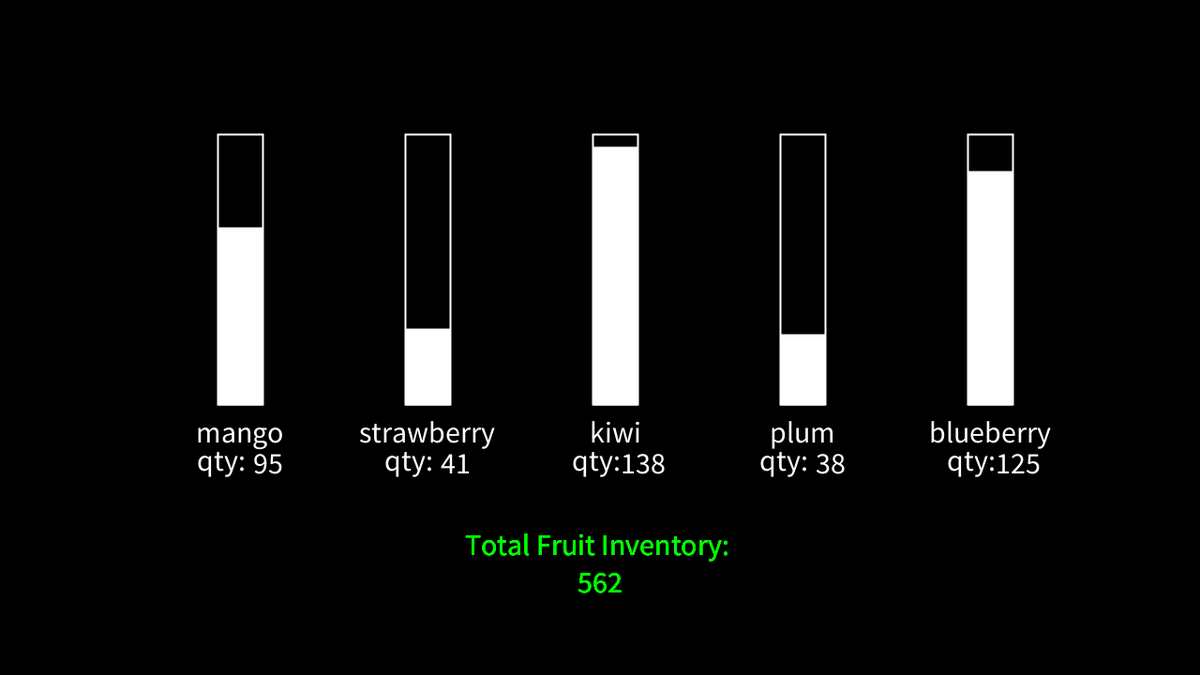
Frame 1 (no input)
Frame 60 (the mouse pressed at the canvas centre just before this capture): identical to frame 1, image omitted
Frame 120 (the mouse held since frame 60 and released just before this capture): identical to frame 1, image omitted

The Processing sketch that drew this single still picture (run headless with seeded random() and noise(); from frame 60 on, the mouse is pressed at the canvas centre):

// Processing sketch: ArrayPractice
// ── ArrayPractice.pde
int[] fruitAmts;
String[] fruitNames = {"mango",
  "strawberry",
  "kiwi",
  "plum",
  "blueberry"};

void setup() {
  size(1280, 720);
  fruitAmts = new int[fruitNames.length];
  for (int n = 0; n < fruitAmts.length; n++) {
    fruitAmts[n] = int(random(5, 145));
    //if (n==0) {
    //  fruitAmts[n] = 145;
    //} else {
    //  fruitAmts[n] = int(random(5, 145));
    //}
  }
}

float barGap = 200;
float barWidth = 48;

void draw() {
  background(0);

  for (int n = 0; n < fruitNames.length; n++) {
    strokeWeight(2);
    stroke(255);
    strokeCap(SQUARE);
    textAlign(CENTER);
    rectMode(CENTER);
    noFill();
    rect(width * 0.2 + barGap * n, height * 0.3999,
      barWidth, height * 0.4);
    //전체 틀

    strokeWeight(barWidth);
    stroke(255);
    line(width * 0.2 + barGap * n, height * 0.6,
      width * 0.2 + barGap * n, height * 0.6 - 2 * fruitAmts[n]);

    fill(255);
    textSize(32);
    text(fruitNames[n],
      width * 0.2 + barGap * n, height * 0.6 + 40);
    text("qty:",
      width * 0.2 + barGap * n - 20, height * 0.6 + 70);
    text(fruitAmts[n],
      width * 0.2 + barGap * n + 30, height * 0.6 + 73);
    fill(0, 255, 0);
    text("Total Fruit Inventory: ",
      width * 0.5, height * 0.85 - 20);
    text(fruitAmts[0] + fruitAmts[1] + fruitAmts[2] 
    + fruitAmts[3] + fruitAmts[4] + fruitAmts[4],
      width * 0.5, height * 0.85 + 20);
  }
}
